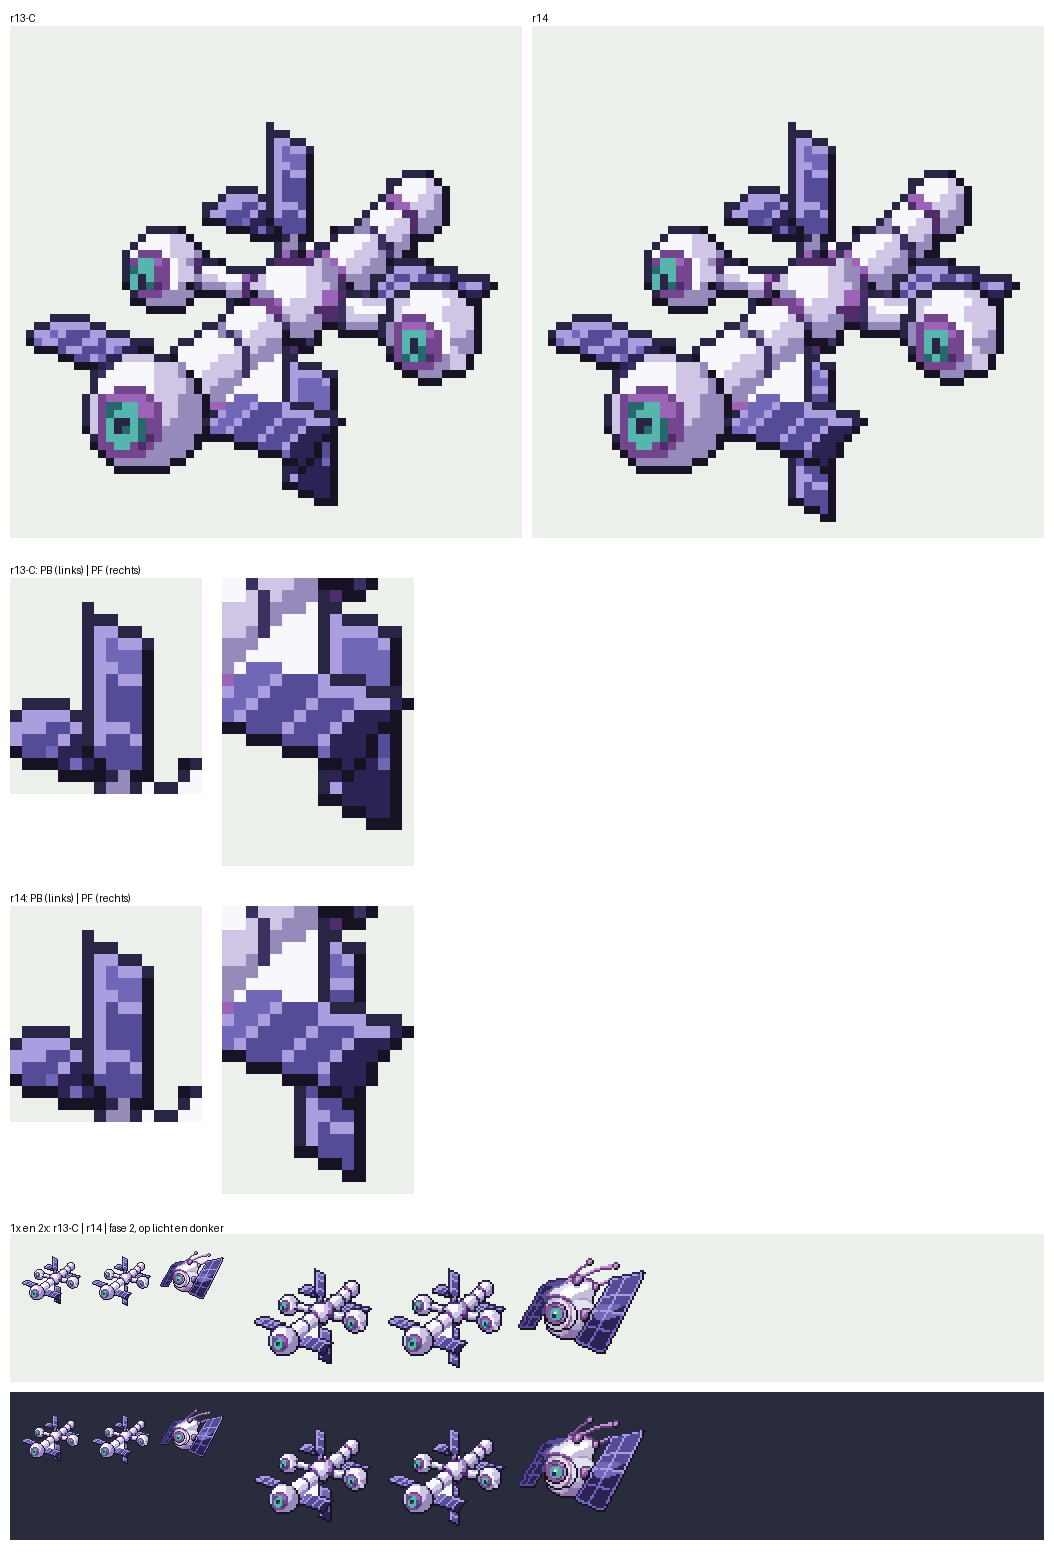

This chart was generated by the following Python code:
# vel r14: r13-C | r14 (8x); close-up PB naast PF (12x, r13-C boven, r14 onder); 1x/2x naast fase 2
import os
from PIL import Image, ImageDraw
H=os.path.dirname(os.path.abspath(__file__)); R=os.path.normpath(os.path.join(H,'..','..'))
def rgba(p): return Image.open(p).convert('RGBA').crop((0,0,64,64))
a=rgba(os.path.join(H,'..','r13','C_pb20_pflang','sprite.png')); b=rgba(os.path.join(H,'sprite.png'))
f2=rgba(os.path.join(R,'..','satelliet_fase2','af','satelliet.png'))
BG=(235,240,235,255); DK=(40,44,60,255)
def on(im,bg,z):
    c=Image.new('RGBA',im.size,bg); c.alpha_composite(im); return c.convert('RGB').resize((im.width*z,im.height*z),Image.NEAREST)
T=512; W=2*(T+10)+10; Z=12; PB=(26,10,42,28); PF=(26,39,42,63)
Hh=T+40+2*((PF[3]-PF[1])*Z+40)+2*(64*2+30)+40
P=Image.new('RGB',(W,Hh),(255,255,255)); d=ImageDraw.Draw(P); y=26
for i,(t,im) in enumerate((('r13-C',a),('r14',b))):
    P.paste(on(im,BG,8),(10+i*(T+10),y)); d.text((10+i*(T+10),y-14),t,fill=(0,0,0))
y+=T+40
for t,im in (('r13-C',a),('r14',b)):
    c1=on(im.crop(PB),BG,Z); c2=on(im.crop(PF),BG,Z)
    d.text((10,y-14),t+': PB (links) | PF (rechts)',fill=(0,0,0)); P.paste(c1,(10,y)); P.paste(c2,(10+c1.width+20,y))
    y+=(PF[3]-PF[1])*Z+40
d.text((10,y-12),'1x en 2x: r13-C | r14 | fase 2, op licht en donker',fill=(0,0,0))
for k,bg in enumerate((BG,DK)):
    yy=y+k*(64*2+30); P.paste(Image.new('RGB',(W-20,64*2+20),bg[:3]),(10,yy)); x=20
    for im in (a,b,f2):
        c=Image.new('RGBA',(64,64),bg); c.alpha_composite(im); P.paste(c.convert('RGB'),(x,yy+10)); x+=70
    x+=20
    for im in (a,b,f2): P.paste(on(im,bg,2),(x,yy+10)); x+=134
P.save(os.path.join(H,'vel.png'))
